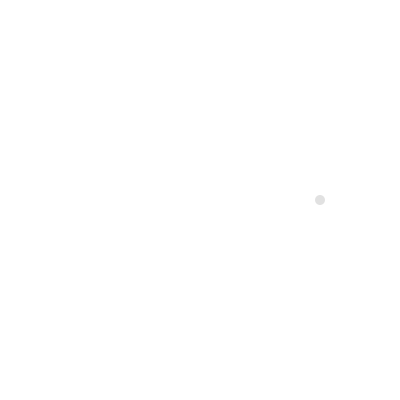
Frame 1 (no input)
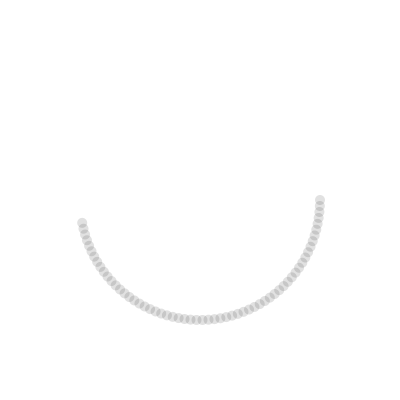
Frame 60 (the mouse pressed at the canvas centre just before this capture)
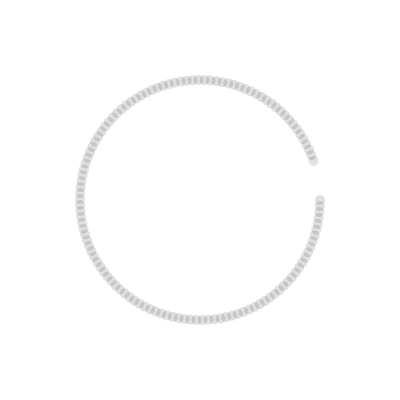
Frame 120 (the mouse held since frame 60 and released just before this capture)

The Processing sketch that drew these frames (run headless with seeded random() and noise(); from frame 60 on, the mouse is pressed at the canvas centre):

// Processing sketch: processing_134114
// ── processing_134114.pde

// crashCourse processing by Corneel Cannaerts 2014
// animation & time

// time is measured in frames, each frame the draw loop get executed once
// second(), minute(), hour(), day(), month(), year() read values from the computers clock


float a = 0;
float r = 120;

void setup() {
  size(400, 400);
  background(255);
  
  //the frameRate() function lets you specify a desired speed
  frameRate(30);
}

void draw() {
  // background(255);
  float x = 200 + r * cos(a);
  float y = 200 + r * sin(a);

  noStroke();
  fill(0, 30);
  ellipse(x, y, 10, 10);
  
  // variables can be updated, the line below can be read as: add 0.05 to a every frame
  a = a +0.05;
  //r = r -0.05;
  //r =  r+ random(-5,5);

  // frameRate gives you the current speed
  println("frameRate: "+frameRate);
  // frameCount the number of frames since the program started running
  println("frameCount: "+frameCount);
  // millis() gives the number of milliseconds since the program started running
  println("milliseconds: "+millis());
}
